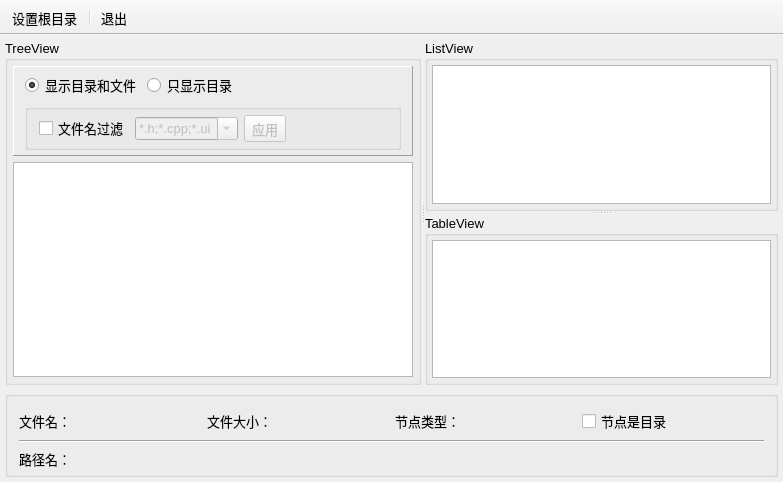
<?xml version="1.0" encoding="UTF-8"?>
<ui version="4.0">
 <class>MainWindow</class>
 <widget class="QMainWindow" name="MainWindow">
  <property name="geometry">
   <rect>
    <x>0</x>
    <y>0</y>
    <width>783</width>
    <height>482</height>
   </rect>
  </property>
  <property name="font">
   <font>
    <pointsize>10</pointsize>
   </font>
  </property>
  <property name="windowTitle">
   <string>文件系统Model/View</string>
  </property>
  <widget class="QWidget" name="centralWidget">
   <layout class="QVBoxLayout" name="verticalLayout_5">
    <property name="leftMargin">
     <number>5</number>
    </property>
    <property name="topMargin">
     <number>5</number>
    </property>
    <property name="rightMargin">
     <number>5</number>
    </property>
    <property name="bottomMargin">
     <number>5</number>
    </property>
    <item>
     <widget class="QSplitter" name="splitterMain">
      <property name="sizePolicy">
       <sizepolicy hsizetype="Expanding" vsizetype="Expanding">
        <horstretch>0</horstretch>
        <verstretch>0</verstretch>
       </sizepolicy>
      </property>
      <property name="orientation">
       <enum>Qt::Horizontal</enum>
      </property>
      <widget class="QGroupBox" name="groupBox_3">
       <property name="title">
        <string>TreeView</string>
       </property>
       <layout class="QVBoxLayout" name="verticalLayout_6">
        <property name="leftMargin">
         <number>5</number>
        </property>
        <property name="topMargin">
         <number>5</number>
        </property>
        <property name="rightMargin">
         <number>5</number>
        </property>
        <property name="bottomMargin">
         <number>5</number>
        </property>
        <item>
         <widget class="QFrame" name="frame">
          <property name="frameShape">
           <enum>QFrame::Panel</enum>
          </property>
          <property name="frameShadow">
           <enum>QFrame::Raised</enum>
          </property>
          <layout class="QVBoxLayout" name="verticalLayout_3">
           <property name="topMargin">
            <number>5</number>
           </property>
           <property name="bottomMargin">
            <number>5</number>
           </property>
           <item>
            <layout class="QHBoxLayout" name="horizontalLayout_3">
             <item>
              <widget class="QRadioButton" name="radioShowAll">
               <property name="text">
                <string>显示目录和文件</string>
               </property>
               <property name="checked">
                <bool>true</bool>
               </property>
              </widget>
             </item>
             <item>
              <widget class="QRadioButton" name="radioShowOnlyDir">
               <property name="text">
                <string>只显示目录</string>
               </property>
               <property name="checked">
                <bool>false</bool>
               </property>
              </widget>
             </item>
             <item>
              <spacer name="horizontalSpacer_2">
               <property name="orientation">
                <enum>Qt::Horizontal</enum>
               </property>
               <property name="sizeHint" stdset="0">
                <size>
                 <width>40</width>
                 <height>20</height>
                </size>
               </property>
              </spacer>
             </item>
            </layout>
           </item>
           <item>
            <widget class="QGroupBox" name="groupBoxFilter">
             <property name="title">
              <string/>
             </property>
             <layout class="QHBoxLayout" name="horizontalLayout_2">
              <property name="topMargin">
               <number>5</number>
              </property>
              <property name="bottomMargin">
               <number>5</number>
              </property>
              <item>
               <widget class="QCheckBox" name="chkBoxEnableFilter">
                <property name="text">
                 <string>文件名过滤</string>
                </property>
                <property name="checked">
                 <bool>false</bool>
                </property>
               </widget>
              </item>
              <item>
               <widget class="QComboBox" name="comboFilters">
                <property name="enabled">
                 <bool>false</bool>
                </property>
                <property name="editable">
                 <bool>true</bool>
                </property>
                <item>
                 <property name="text">
                  <string>*.h;*.cpp;*.ui</string>
                 </property>
                </item>
                <item>
                 <property name="text">
                  <string>*.h;*.cpp</string>
                 </property>
                </item>
                <item>
                 <property name="text">
                  <string>*.jpg</string>
                 </property>
                </item>
                <item>
                 <property name="text">
                  <string>*.txt</string>
                 </property>
                </item>
               </widget>
              </item>
              <item>
               <widget class="QToolButton" name="btnApplyFilters">
                <property name="enabled">
                 <bool>false</bool>
                </property>
                <property name="statusTip">
                 <string>应用文件过滤后缀</string>
                </property>
                <property name="text">
                 <string>应用</string>
                </property>
                <property name="icon">
                 <iconset resource="res.qrc">
                  <normaloff>:/images/icons/828.bmp</normaloff>:/images/icons/828.bmp</iconset>
                </property>
                <property name="toolButtonStyle">
                 <enum>Qt::ToolButtonTextBesideIcon</enum>
                </property>
               </widget>
              </item>
              <item>
               <spacer name="horizontalSpacer">
                <property name="orientation">
                 <enum>Qt::Horizontal</enum>
                </property>
                <property name="sizeHint" stdset="0">
                 <size>
                  <width>3</width>
                  <height>20</height>
                 </size>
                </property>
               </spacer>
              </item>
             </layout>
            </widget>
           </item>
          </layout>
         </widget>
        </item>
        <item>
         <widget class="QTreeView" name="treeView"/>
        </item>
       </layout>
      </widget>
      <widget class="QSplitter" name="splitter">
       <property name="orientation">
        <enum>Qt::Vertical</enum>
       </property>
       <widget class="QGroupBox" name="groupBox">
        <property name="title">
         <string>ListView</string>
        </property>
        <layout class="QVBoxLayout" name="verticalLayout">
         <property name="spacing">
          <number>4</number>
         </property>
         <property name="leftMargin">
          <number>4</number>
         </property>
         <property name="topMargin">
          <number>4</number>
         </property>
         <property name="rightMargin">
          <number>4</number>
         </property>
         <property name="bottomMargin">
          <number>4</number>
         </property>
         <item>
          <widget class="QListView" name="listView">
           <property name="alternatingRowColors">
            <bool>true</bool>
           </property>
          </widget>
         </item>
        </layout>
       </widget>
       <widget class="QGroupBox" name="groupBox_2">
        <property name="title">
         <string>TableView</string>
        </property>
        <layout class="QVBoxLayout" name="verticalLayout_2">
         <property name="spacing">
          <number>3</number>
         </property>
         <property name="leftMargin">
          <number>4</number>
         </property>
         <property name="topMargin">
          <number>4</number>
         </property>
         <property name="rightMargin">
          <number>4</number>
         </property>
         <property name="bottomMargin">
          <number>4</number>
         </property>
         <item>
          <widget class="QTableView" name="tableView">
           <property name="alternatingRowColors">
            <bool>true</bool>
           </property>
          </widget>
         </item>
        </layout>
       </widget>
      </widget>
     </widget>
    </item>
    <item>
     <widget class="QGroupBox" name="groupBox_4">
      <property name="maximumSize">
       <size>
        <width>16777215</width>
        <height>100</height>
       </size>
      </property>
      <property name="title">
       <string/>
      </property>
      <layout class="QVBoxLayout" name="verticalLayout_4">
       <property name="bottomMargin">
        <number>5</number>
       </property>
       <item>
        <layout class="QHBoxLayout" name="horizontalLayout">
         <item>
          <widget class="QLabel" name="labFileName">
           <property name="text">
            <string>文件名：</string>
           </property>
          </widget>
         </item>
         <item>
          <widget class="QLabel" name="labFileSize">
           <property name="text">
            <string>文件大小：</string>
           </property>
          </widget>
         </item>
         <item>
          <widget class="QLabel" name="labType">
           <property name="text">
            <string>节点类型：</string>
           </property>
          </widget>
         </item>
         <item>
          <widget class="QCheckBox" name="chkIsDir">
           <property name="text">
            <string>节点是目录</string>
           </property>
          </widget>
         </item>
        </layout>
       </item>
       <item>
        <widget class="Line" name="line">
         <property name="orientation">
          <enum>Qt::Horizontal</enum>
         </property>
        </widget>
       </item>
       <item>
        <widget class="QLabel" name="labPath">
         <property name="text">
          <string>路径名：</string>
         </property>
        </widget>
       </item>
      </layout>
     </widget>
    </item>
   </layout>
  </widget>
  <widget class="QToolBar" name="toolBar">
   <property name="windowTitle">
    <string>toolBar</string>
   </property>
   <property name="movable">
    <bool>false</bool>
   </property>
   <property name="toolButtonStyle">
    <enum>Qt::ToolButtonTextBesideIcon</enum>
   </property>
   <property name="floatable">
    <bool>false</bool>
   </property>
   <attribute name="toolBarArea">
    <enum>TopToolBarArea</enum>
   </attribute>
   <attribute name="toolBarBreak">
    <bool>false</bool>
   </attribute>
   <addaction name="actSetRoot"/>
   <addaction name="separator"/>
   <addaction name="actQuit"/>
  </widget>
  <action name="actSetRoot">
   <property name="icon">
    <iconset resource="res.qrc">
     <normaloff>:/images/icons/fold.bmp</normaloff>:/images/icons/fold.bmp</iconset>
   </property>
   <property name="text">
    <string>设置根目录</string>
   </property>
   <property name="toolTip">
    <string>设置根目录</string>
   </property>
  </action>
  <action name="actQuit">
   <property name="icon">
    <iconset resource="res.qrc">
     <normaloff>:/images/icons/exit.bmp</normaloff>:/images/icons/exit.bmp</iconset>
   </property>
   <property name="text">
    <string>退出</string>
   </property>
   <property name="toolTip">
    <string>退出程序</string>
   </property>
  </action>
 </widget>
 <layoutdefault spacing="6" margin="11"/>
 <resources>
  <include location="res.qrc"/>
 </resources>
 <connections>
  <connection>
   <sender>actQuit</sender>
   <signal>triggered()</signal>
   <receiver>MainWindow</receiver>
   <slot>close()</slot>
   <hints>
    <hint type="sourcelabel">
     <x>-1</x>
     <y>-1</y>
    </hint>
    <hint type="destinationlabel">
     <x>391</x>
     <y>240</y>
    </hint>
   </hints>
  </connection>
 </connections>
</ui>
